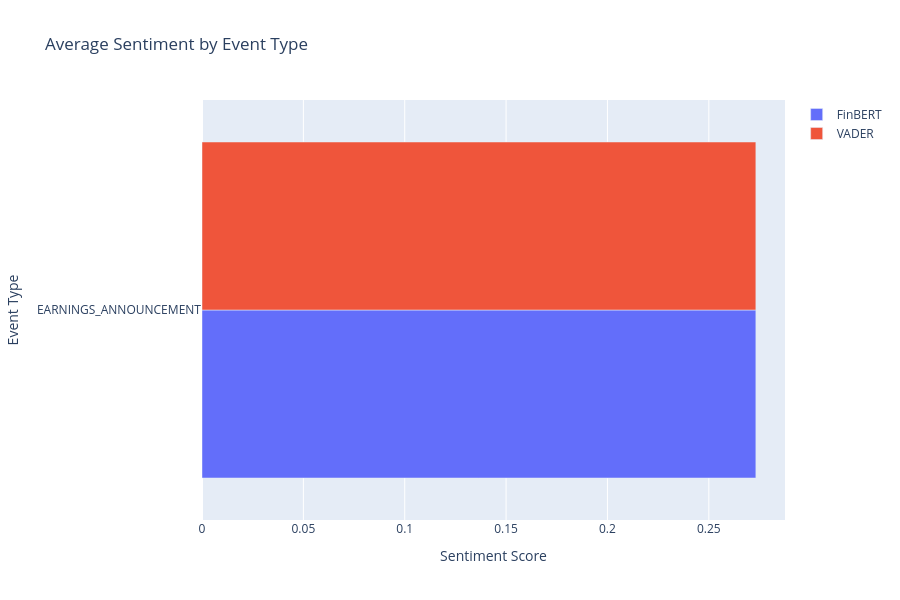

Source (notebook cell):
### Markdown cell above
## 8. Event-Sentiment Correlation

### Code cell
# Analyze sentiment by event type
event_sentiment = []
for idx, row in df.iterrows():
    for event_name in row['event_names']:
        event_sentiment.append({
            'event': event_name,
            'finbert_sentiment': row.get('finbert_sentiment', 0),
            'vader_compound': row.get('vader_compound', 0),
            'textblob_polarity': row.get('textblob_polarity', 0)
        })

event_sentiment_df = pd.DataFrame(event_sentiment)

if len(event_sentiment_df) > 0:
    # Average sentiment by event type
    event_sent_avg = event_sentiment_df.groupby('event').agg({
        'finbert_sentiment': 'mean',
        'vader_compound': 'mean',
        'textblob_polarity': 'mean'
    }).reset_index()
    
    event_sent_avg = event_sent_avg.sort_values('finbert_sentiment', ascending=False)
    
    print(" Average Sentiment by Event Type:")
    print("=" * 80)
    print(f"{'Event Type':30s} {'FinBERT':>10s} {'VADER':>10s} {'TextBlob':>10s}")
    print("=" * 80)
    for idx, row in event_sent_avg.iterrows():
        print(f"{row['event']:30s} {row['finbert_sentiment']:>10.3f} {row['vader_compound']:>10.3f} {row['textblob_polarity']:>10.3f}")
    
    # Visualize
    fig = go.Figure()
    
    fig.add_trace(go.Bar(
        y=event_sent_avg['event'],
        x=event_sent_avg['finbert_sentiment'],
        name='FinBERT',
        orientation='h'
    ))
    
    fig.add_trace(go.Bar(
        y=event_sent_avg['event'],
        x=event_sent_avg['vader_compound'],
        name='VADER',
        orientation='h'
    ))
    
    fig.update_layout(
        title="Average Sentiment by Event Type",
        xaxis_title="Sentiment Score",
        yaxis_title="Event Type",
        height=600,
        barmode='group'
    )
    
    fig.write_html(VIZ_DIR / 'event_sentiment_correlation.html')
    fig.show()
    
    # Save
    event_sent_avg.to_csv(OUTPUTS_DIR / 'event_sentiment_averages.csv', index=False)
    print(f"\n Saved to {OUTPUTS_DIR / 'event_sentiment_averages.csv'}")
else:
    print(" No event-sentiment data to analyze")

### Figure 1 — Plotly figure (JSON) as saved in the notebook; plotly's stock layout.template omitted (floating-point values rounded to 4 significant figures)
{"data": [{"name": "FinBERT", "orientation": "h", "type": "bar", "x": [0.2732], "y": ["EARNINGS_ANNOUNCEMENT"]}, {"name": "VADER", "orientation": "h", "type": "bar", "x": [0.2732], "y": ["EARNINGS_ANNOUNCEMENT"]}], "layout": {"barmode": "group", "height": 600, "title": {"text": "Average Sentiment by Event Type"}, "xaxis": {"title": {"text": "Sentiment Score"}}, "yaxis": {"title": {"text": "Event Type"}}}}
